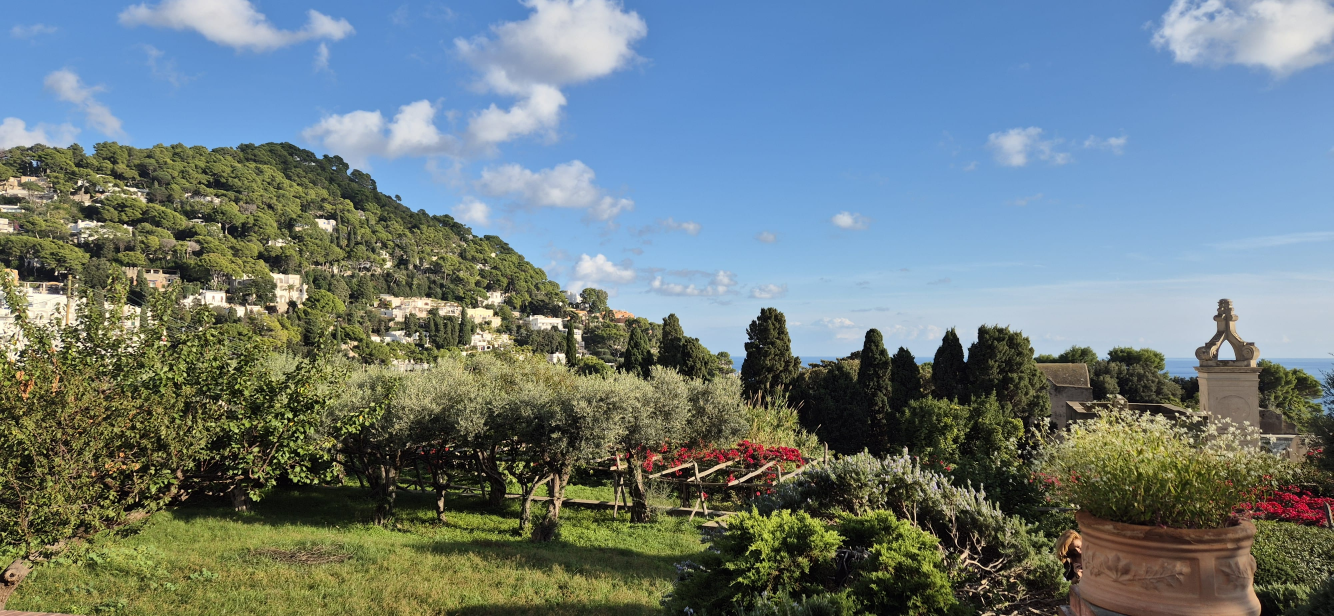
#> input picture image_alignment/data/original_image.jpg, 4000 x 1848 px (shown at 1/3 size)
$ python image_alignment_main.py --image data/original_image.jpg --template data/original_image.jpg
#> lines starting #> are read from the running program, lines starting #| are printed output that depends on the picture
#> further down, image is the input picture: shape (1848, 4000, 3); mean B, G, R 126.5, 125.2, 110.1
### image_alignment/image_alignment.py
# import the necessary packages
import numpy as np
import imutils
import cv2
def align_images(image, template, maxFeatures=500, keepPercent=0.2,debug=False):
	# convert both the input image and template to grayscale
#> called with maxFeatures = 500, keepPercent = 0.2, debug = True
	imageGray = cv2.cvtColor(image, cv2.COLOR_BGR2GRAY)
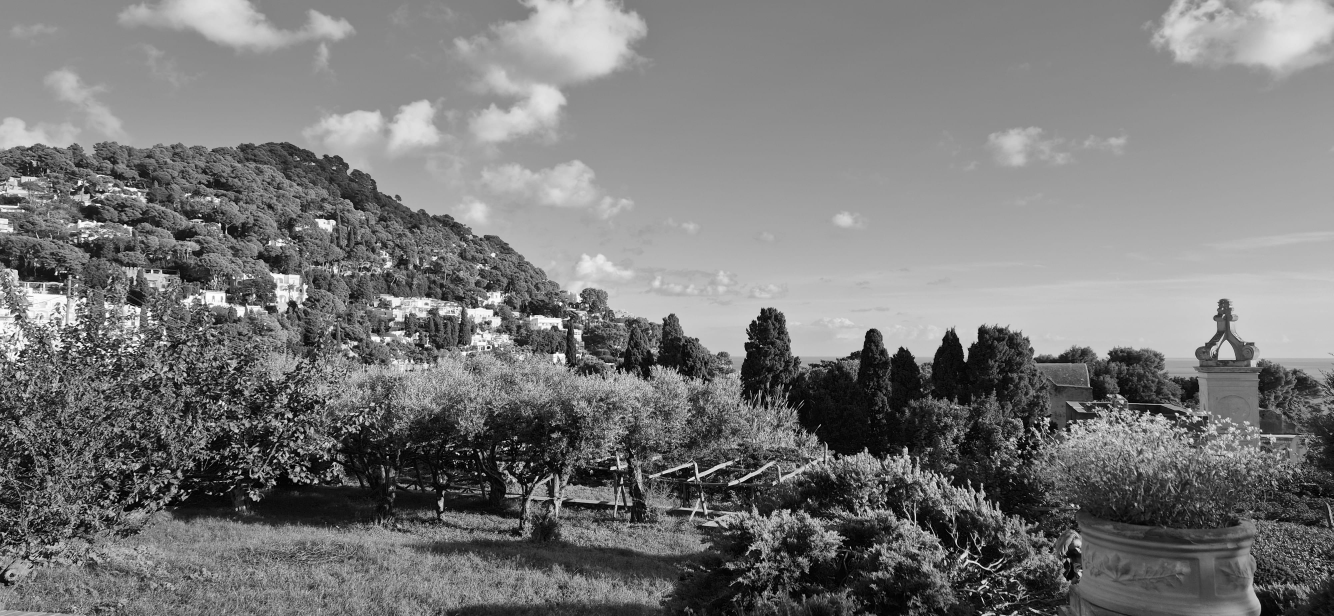
#> imageGray: shape (1848, 4000) (shown at 1/3 size); min 0, max 255, mean 120.8
	templateGray = cv2.cvtColor(template, cv2.COLOR_BGR2GRAY)
	# use ORB to detect keypoints and extract (binary) local
	# invariant features
	orb = cv2.ORB_create(maxFeatures)
	(kpsA, descsA) = orb.detectAndCompute(imageGray, None)
#> kpsA = 500 keypoints; strongest (x, y, size): (263, 1045, 37.2), (1506, 1343, 31), (2960, 1755, 31), (1555, 1340, 37.2)
	(kpsB, descsB) = orb.detectAndCompute(templateGray, None)
#> kpsB has the same summary as kpsA
	# match the features
	method = cv2.DESCRIPTOR_MATCHER_BRUTEFORCE_HAMMING
	matcher = cv2.DescriptorMatcher_create(method)
	matches = matcher.match(descsA, descsB, None)
#> matches = 500 matches
 	# sort the matches by their distance (the smaller the distance,
	# the "more similar" the features are)
	matches = sorted(matches, key=lambda x:x.distance)
	# keep only the top matches
	keep = int(len(matches) * keepPercent)
#> keep = 100
	matches = matches[:keep]
#> matches = 100 matches
	# check to see if we should visualize the matched keypoints
	if debug:
		matchedVis = cv2.drawMatches(image, kpsA, template, kpsB,
			matches, None)
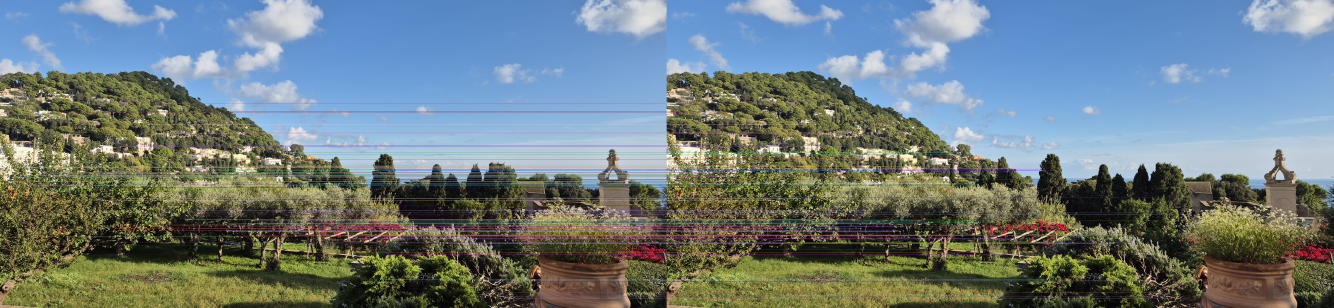
#> matchedVis: shape (1848, 8000, 3) (shown at 1/6 size); mean B, G, R 128, 125.7, 111.2
		matchedVis = imutils.resize(matchedVis, width=1000)
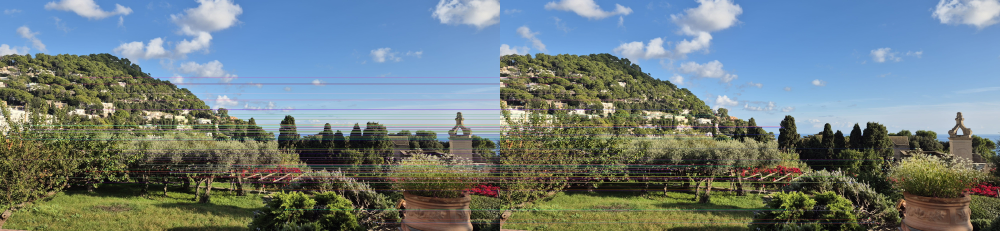
#> matchedVis: shape (231, 1000, 3); mean B, G, R 128, 125.7, 111.2
		cv2.imshow("Matched Keypoints", matchedVis)
		cv2.waitKey(0)
  	# allocate memory for the keypoints (x, y)-coordinates from the
	# top matches -- we'll use these coordinates to compute our
	# homography matrix
	ptsA = np.zeros((len(matches), 2), dtype="float")
#> ptsA = 100 pairs, first value 0 to 0, second value 0 to 0
	ptsB = np.zeros((len(matches), 2), dtype="float")
#> ptsB = 100 pairs, first value 0 to 0, second value 0 to 0
	# loop over the top matches
	for (i, m) in enumerate(matches):
		# indicate that the two keypoints in the respective images
		# map to each other
		ptsA[i] = kpsA[m.queryIdx].pt
		ptsB[i] = kpsB[m.trainIdx].pt
#> this loop made 100 passes
#> after the loop, ptsA = 100 pairs, first value 51 to 3320, second value 621 to 1788; ptsB has the same summary as ptsA
  	# compute the homography matrix between the two sets of matched
	# points
	(H, mask) = cv2.findHomography(ptsA, ptsB, method=cv2.RANSAC)
#> H = [[1, 6.22e-16, 1.3e-15], [1.02e-16, 1, 5.17e-13], [5.37e-20, -5.98e-19, 1]]; mask = 100 values from 1 to 1
	# use the homography matrix to align the images
	(h, w) = template.shape[:2]
#> h = 1848; w = 4000
	aligned = cv2.warpPerspective(image, H, (w, h))
	# return the aligned image
	return aligned

### image_alignment/image_alignment_main.py
# import the necessary packages
from image_alignment import align_images
import numpy as np
import argparse
import imutils
import cv2

# construct the argument parser and parse the arguments
ap = argparse.ArgumentParser()
ap.add_argument("-i", "--image", required=True,
	help="path to input image that we'll align to template")
ap.add_argument("-t", "--template", required=True,
	help="path to input template image")
args = vars(ap.parse_args())
# load the input image and template from disk
print("[INFO] loading images...")
image = cv2.imread(args["image"])
template = cv2.imread(args["template"])
# align the images
print("[INFO] aligning images...")
aligned = align_images(image, template, debug=True)
# resize both the aligned and template images so we can easily
# visualize them on our screen
aligned = imutils.resize(aligned, width=700)
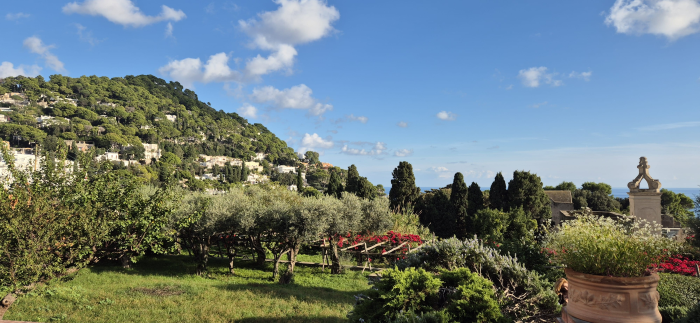
#> aligned: shape (323, 700, 3); mean B, G, R 126.5, 125.2, 110.1
template = imutils.resize(template, width=700)
# our first output visualization of the image alignment will be a
# side-by-side comparison of the output aligned image and the
# template
stacked = np.hstack([aligned, template])
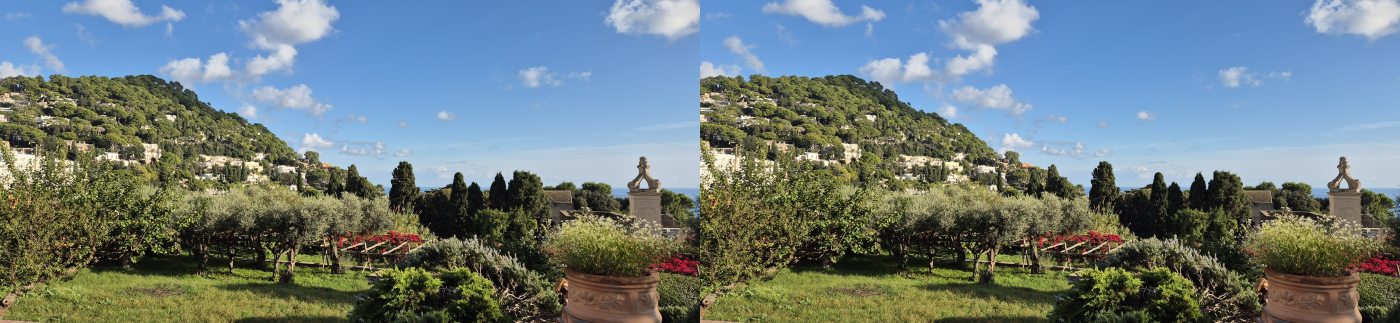
#> stacked: shape (323, 1400, 3); mean B, G, R 126.5, 125.2, 110.1
# our second image alignment visualization will be *overlaying* the
# aligned image on the template, that way we can obtain an idea of
# how good our image alignment is
overlay = template.copy()
output = aligned.copy()
cv2.addWeighted(overlay, 0.5, output, 0.5, 0, output)
# show the two output image alignment visualizations
cv2.imshow("Image Alignment Stacked", stacked)
cv2.imshow("Image Alignment Overlay", output)
cv2.waitKey(0)
